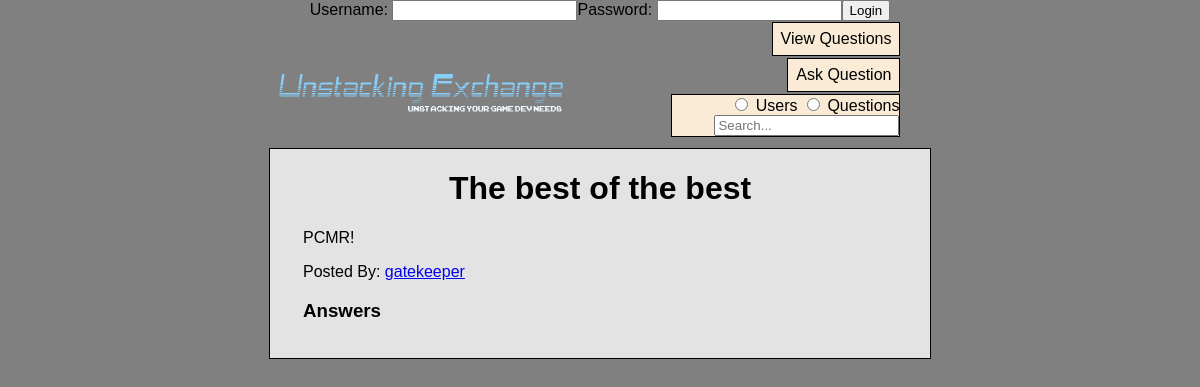
The app's page /QuestionView.php?id=80 with its own data.
### tables this page shows
CREATE TABLE `Questions` (
  `id` int(11) NOT NULL AUTO_INCREMENT,
  `questionScore` int(250) NOT NULL,
  `questionTitle` varchar(250) NOT NULL,
  `questionBody` varchar(8000) NOT NULL,
  `questionPoster` varchar(250) NOT NULL,
  `questionFrozen` int(10) NOT NULL,
  PRIMARY KEY (`id`)
);

### QuestionView.php (the view, shortened to what this page needs)
<?php
require('PHP/Connect.php');
?>
<!DOCTYPE html>
<html lang="en">
    <head>
        <link rel="stylesheet" type="text/css" href="CSS/stylesheet.css">
    </head>
    <body>
        <div id="Header">
            <?PHP
                    if (isset($_SESSION["USER"]))
                    {
                        echo "<form class=\"FormLogin\" action=\"PHP/Logout.php\" method=\"post\">";
                        echo "<b>Welcome: <a href=\"profile.php?id=\"".$_SESSION["USERID"]."\">".$_SESSION["USER"]."</a></b>";
                        echo "&nbsp&nbsp&nbsp";
                        echo "<input type=\"submit\" name=\"submit\" value=\"Logout\">";
                        echo "</form>";
                    }
                    else
                    {
                        echo "<form class=\"FormLogin\" action=\"PHP/Login.php\" method=\"post\">";
                        echo "Username: <input type=\"text\" name=\"LoginUsername\">";
                        echo "Password: <input type=\"password\" name=\"LoginPassword\">";
                        echo "<input type=\"submit\" name=\"submit\" value=\"Login\">";
                        echo "</form>";
                    }
                ?>
            <div class="Navigation">
                <h1>
                    <a href="index.php"><img src="images/Logo.png" class="logo"></a>
                </h1>
                <ul>
                    <li><a href="questions.php">View Questions</a></li>
                    <li><A href="ask.php">Ask Question</a></li>
                        <li><form action="" method="post">
                        <input type="radio" name="search" value="Users"/> Users
                        <input type="radio" name="search" value="Questions"/> Questions
                        <input type="text" name="search" placeholder="Search..."></li>
                </ul>
            </div>
        </div>
        <div id="Container">
            <div id="Content">
                <?php
                    $sql = "SELECT * FROM Questions WHERE id='".$_GET["id"] . "'";
                    $sqlU = "SELECT * FROM UserProfile";
                    $result = mysqli_query($conn, $sql);
                    $resultU = mysqli_query($conn, $sqlU);
                    if (mysqli_num_rows($result) > 0)
                    {
                        while ($row = mysqli_fetch_assoc($result))
                        {
                            echo "<div id=\"QuestionTitle\">";
                            echo "<h1>" . $row["questionTitle"] . "</h1>";
                            echo "</div>";
                            echo "<div id=\"QuestionBody\">";
                            echo "<p>";
                            echo $row["questionBody"];
                            echo "</p>";
                            echo "Posted By: ";
                            if (mysqli_num_rows($resultU) > 0)
                            {
                                while ($rowU = mysqli_fetch_assoc($resultU))
                                {
                                    if ($row["questionPoster"] == $rowU["username"])
                                    {
                                        echo "<a href=\"profile.php?id=".$rowU["id"]."\">";
                                    }
                                }
                            }
                            echo $row["questionPoster"]."</a>";
                            echo "</div>";
                            echo "<div id=\"Answers\">";
                            echo "<h3>Answers</h3>";
                            echo "<ul>";
                        }
                        echo "<br />";
                    }
                    echo "</ul>";
                ?>
            </div>
        </div>
    </body>
</html>

### CSS/stylesheet.css (style rules this page uses)
body { background: Gray; margin: 0; padding: 0; text-align: center; color: #000000; font-family: Arial, Helvetica, sans-serif; font-size: 100%; }
#Container { width:55%; margin:10px auto; text-align: left; background-color: #E4E3E3; border: 1px solid #000000; }
#Content { width: 100%; height: 100%; overflow: hidden; }
.Navigation { width:55%; margin:auto; text-align: left; }
.Navigation h1 { display: inline-block; width: 60%; margin: 0; padding: 0; }
.logo { width: 300px; height: 75px; }
.Navigation ul { display: inline-block; width: 35%; text-align: right; margin: 0; padding: 0; }
.Navigation ul li { display: inline-block; border: 1px solid black; margin: 1px; background: #FAEBD7; }
.Navigation ul li a { display: block; text-decoration: none; text-align: center; padding: 7px 8px; color: black; }
#QuestionBody { margin: auto; width: 90%; }
#QuestionTitle { text-align: center; margin: auto; }
#Answers { width: 90%; margin: auto; }
#Answers ul { width: 80%; margin: auto; }

### records on screen
questions: questionTitle "The best of the best", questionBody "PCMR!", questionPoster "gatekeeper"
